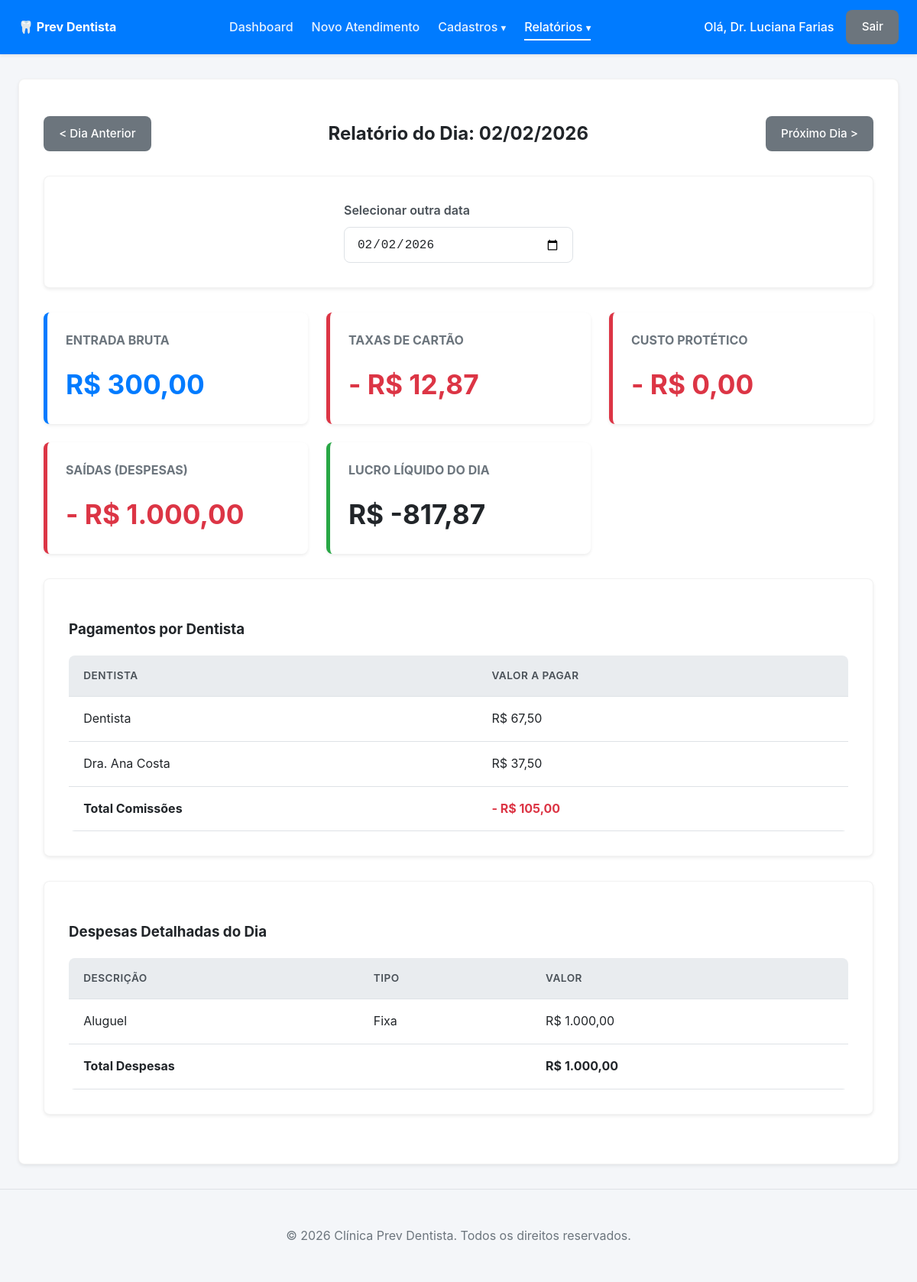
Screenshot of /relatorio_diario.php?data=2026-02-02 (signed in) with the database file from the repository.
### tables this page shows
CREATE TABLE IF NOT EXISTS `despesas` (
  `id` int NOT NULL AUTO_INCREMENT,
  `descricao` varchar(150) NOT NULL,
  `valor` decimal(10,2) NOT NULL,
  `tipo` enum('fixa','variavel') NOT NULL,
  `data_despesa` date NOT NULL,
  `criado_em` timestamp NULL DEFAULT CURRENT_TIMESTAMP,
  PRIMARY KEY (`id`)
);

### relatorio_diario.php (the view, shortened to what this page needs)
<?php
require_once 'config/database.php';
require_once 'views/header.php';
$data_selecionada = isset($_GET['data']) ? $_GET['data'] : date('Y-m-d');
$data_obj = new DateTime($data_selecionada);
$data_anterior = (clone $data_obj)->modify('-1 day')->format('Y-m-d');
$data_posterior = (clone $data_obj)->modify('+1 day')->format('Y-m-d');
try {
    $stmtBruto = $pdo->prepare("
        SELECT SUM(ap.valor_procedimento) as total
        FROM atendimentos a
        JOIN atendimento_procedimentos ap ON a.id = ap.id_atendimento
        WHERE DATE(a.data_atendimento) = ?
    ");
    $stmtBruto->execute([$data_selecionada]);
    $faturamento_bruto = $stmtBruto->fetchColumn() ?? 0;
    $stmtTaxas = $pdo->prepare("SELECT SUM(taxa_cartao) as total FROM atendimentos WHERE DATE(data_atendimento) = ?");
    $stmtTaxas->execute([$data_selecionada]);
    $total_taxas = $stmtTaxas->fetchColumn() ?? 0;
    $stmtDentistas = $pdo->prepare("
        SELECT u.nome, SUM(a.comissao_dentista) as total_comissao
        FROM atendimentos a
        JOIN usuarios u ON a.id_dentista = u.id
        WHERE DATE(a.data_atendimento) = ?
        GROUP BY u.nome
        HAVING total_comissao > 0
        ORDER BY u.nome
    ");
    $stmtDentistas->execute([$data_selecionada]);
    $pagamento_dentistas = $stmtDentistas->fetchAll();
    $total_comissoes = array_sum(array_column($pagamento_dentistas, 'total_comissao'));
    $stmtDespesas = $pdo->prepare("SELECT * FROM despesas WHERE data_despesa = ? ORDER BY descricao");
    $stmtDespesas->execute([$data_selecionada]);
    $despesas_dia = $stmtDespesas->fetchAll();
    $total_despesas = array_sum(array_column($despesas_dia, 'valor'));
    $stmtProtetico = $pdo->prepare("SELECT SUM(custo_protetico) as total FROM atendimentos WHERE DATE(data_atendimento) = ?");
    $stmtProtetico->execute([$data_selecionada]);
    $total_custo_protetico = $stmtProtetico->fetchColumn() ?? 0;
    $lucro_liquido = $faturamento_bruto - $total_taxas - $total_comissoes - $total_despesas - $total_custo_protetico;
} catch (Exception $e) {
    echo "<p class='error'>Erro ao gerar relatório: " . $e->getMessage() . "</p>";
    $faturamento_bruto = 0;
    $total_taxas = 0;
    $pagamento_dentistas = [];
    $total_comissoes = 0;
    $despesas_dia = [];
    $total_despesas = 0;
    $total_custo_protetico = 0;
    $lucro_liquido = 0;
}
?>
<div class="card">
    <div style="display:flex; justify-content: space-between; align-items: center; margin-bottom: 1rem;">
        <a href="?data=<?= $data_anterior ?>" class="btn btn-secondary">&lt; Dia Anterior</a>
        <h2>Relatório do Dia: <?= date('d/m/Y', strtotime($data_selecionada)) ?></h2>
        <a href="?data=<?= $data_posterior ?>" class="btn btn-secondary">Próximo Dia &gt;</a>
    </div>
    <form method="GET" action="relatorio_diario.php" class="card" style="margin-top: 1rem; margin-bottom: 2rem;">
        <div class="form-group" style="max-width: 300px; margin: auto;">
            <label for="data">Selecionar outra data</label>
            <input type="date" name="data" id="data" value="<?= $data_selecionada ?>" onchange="this.form.submit()">
        </div>
    </form>
    <div class="dashboard-grid">
        <div class="stat-card">
            <h3>Entrada Bruta</h3>
            <div class="stat-value" style="color: var(--primary-color);">R$ <?= number_format($faturamento_bruto, 2, ',', '.') ?></div>
        </div>
        <div class="stat-card" style="border-left-color: var(--danger-color);">
            <h3>Taxas de Cartão</h3>
            <div class="stat-value" style="color: var(--danger-color);">- R$ <?= number_format($total_taxas, 2, ',', '.') ?></div>
        </div>
        <div class="stat-card" style="border-left-color: var(--danger-color);">
            <h3>Custo Protético</h3>
            <div class="stat-value" style="color: var(--danger-color);">- R$ <?= number_format($total_custo_protetico, 2, ',', '.') ?></div>
        </div>
        <div class="stat-card" style="border-left-color: var(--danger-color);">
            <h3>Saídas (Despesas)</h3>
            <div class="stat-value" style="color: var(--danger-color);">- R$ <?= number_format($total_despesas, 2, ',', '.') ?></div>
        </div>
        <div class="stat-card" style="border-left-color: var(--success-color);">
            <h3>Lucro Líquido do Dia</h3>
            <div class="stat-value">R$ <?= number_format($lucro_liquido, 2, ',', '.') ?></div>
        </div>
    </div>
    <div class="card" style="margin-top: 2rem;">
        <h3>Pagamentos por Dentista</h3>
        <table>
            <thead>
                <tr>
                    <th>Dentista</th>
                    <th>Valor a Pagar</th>
                </tr>
            </thead>
            <tbody>
                <?php if (count($pagamento_dentistas) > 0): ?>
                    <?php foreach ($pagamento_dentistas as $dentista): ?>
                    <tr>
                        <td><?= htmlspecialchars($dentista['nome']) ?></td>
                        <td>R$ <?= number_format($dentista['total_comissao'], 2, ',', '.') ?></td>
                    </tr>
                    <?php endforeach; ?>
                <?php else: ?>
                    <tr><td colspan="2" style="text-align: center;">Nenhum atendimento comissionado no dia.</td></tr>
                <?php endif; ?>
            </tbody>
             <tfoot>
                <tr style="font-weight: bold;">
                    <td>Total Comissões</td>
                    <td style="color: var(--danger-color);">- R$ <?= number_format($total_comissoes, 2, ',', '.') ?></td>
                </tr>
            </tfoot>
        </table>
    </div>
    <div class="card" style="margin-top: 2rem;">
        <h3>Despesas Detalhadas do Dia</h3>
        <table>
            <thead>
                <tr>
                    <th>Descrição</th>
                    <th>Tipo</th>
                    <th>Valor</th>
                </tr>
            </thead>
            <tbody>
                <?php if (count($despesas_dia) > 0): ?>
                    <?php foreach ($despesas_dia as $despesa): ?>
                    <tr>
                        <td><?= htmlspecialchars($despesa['descricao']) ?></td>
                        <td><?= ucfirst($despesa['tipo']) ?></td>
                        <td>R$ <?= number_format($despesa['valor'], 2, ',', '.') ?></td>
                    </tr>
                    <?php endforeach; ?>
                <?php else: ?>
                    <tr><td colspan="3" style="text-align: center;">Nenhuma despesa registrada para este dia.</td></tr>
                <?php endif; ?>
            </tbody>
            <tfoot>
                <tr style="font-weight: bold;">
                    <td colspan="2">Total Despesas</td>
                    <td>R$ <?= number_format($total_despesas, 2, ',', '.') ?></td>
                </tr>
            </tfoot>
        </table>
    </div>
</div>
<?php require_once 'views/footer.php'; ?>

### assets/css/style.css (style rules this page uses)
:root { --primary-color: #007bff; --primary-dark: #0056b3; --secondary-color: #6c757d; --success-color: #28a745; --danger-color: #dc3545; --warning-color: #ffc107; --info-color: #17a2b8; --background-color: #f4f6f9; --card-bg: #ffffff; --text-color: #212529; --text-muted: #6c757d; --border-color: #dee2e6; --navbar-bg: #ffffff; --shadow-sm: 0 0.125rem 0.25rem rgba(0, 0, 0, 0.075); --shadow-md: 0 0.5rem 1rem rgba(0, 0, 0, 0.15); --border-radius: 0.5rem; }
body { font-family: -apple-system, BlinkMacSystemFont, "Segoe UI", Roboto, "Helvetica Neue", Arial, sans-serif; background-color: var(--background-color); color: var(--text-color); margin: 0; padding: 0; line-height: 1.6; }
.btn { padding: 0.6rem 1.2rem; border: 1px solid transparent; border-radius: var(--border-radius); cursor: pointer; font-size: 0.95rem; font-weight: 500; text-decoration: none; display: inline-block; transition: all 0.2s; text-align: center; }
.btn-secondary { background-color: var(--secondary-color); color: white; }
.card { background-color: var(--card-bg); border-radius: var(--border-radius); box-shadow: var(--shadow-sm); padding: 2rem; margin-bottom: 2rem; border: 1px solid rgba(0,0,0,0.05); transition: box-shadow 0.3s ease; }
.form-group { margin-bottom: 1.5rem; }
label { display: block; margin-bottom: 0.5rem; font-weight: 600; color: #495057; }
input[type="text"], input[type="number"], input[type="password"], input[type="date"], input[type="month"], select, textarea { width: 100%; padding: 0.8rem 1rem; border: 1px solid var(--border-color); border-radius: var(--border-radius); box-sizing: border-box; font-size: 1rem; transition: border-color 0.2s, box-shadow 0.2s; background-color: #fff; color: var(--text-color); }
table { width: 100%; border-collapse: collapse; margin-top: 1rem; background-color: #fff; border-radius: var(--border-radius); overflow: hidden; }
th, td { padding: 1rem 1.2rem; text-align: left; border-bottom: 1px solid var(--border-color); }
thead th { background-color: #e9ecef; font-weight: 600; color: #495057; text-transform: uppercase; font-size: 0.85rem; letter-spacing: 0.5px; }
.dashboard-grid { display: grid; grid-template-columns: repeat(auto-fit, minmax(280px, 1fr)); gap: 1.5rem; }
.stat-card { background: var(--card-bg); padding: 1.5rem; border-radius: var(--border-radius); box-shadow: var(--shadow-sm); border-left: 5px solid var(--primary-color); transition: transform 0.2s; }
.stat-card h3 { margin-top: 0; font-size: 1rem; color: var(--secondary-color); text-transform: uppercase; }
.stat-value { font-size: 2.2rem; font-weight: 700; color: var(--text-color); }

### rows the page displays
despesas: descricao "Aluguel", tipo "Fixa", valor "1.000,00"

### other values shown
$_SESSION['usuario_nome'] "Dr. Luciana Farias"
date('d/m/Y', strtotime($data_selecionada)) "02/02/2026"
$faturamento_bruto "300,00"
$total_taxas "12,87"
$total_custo_protetico "0,00"
$total_despesas "1.000,00"
$lucro_liquido "-817,87"
$dentista['nome'] "Dentista"
$dentista['total_comissao'] "67,50"
$dentista['nome'] "Dra. Ana Costa"
$dentista['total_comissao'] "37,50"
$total_comissoes "105,00"
